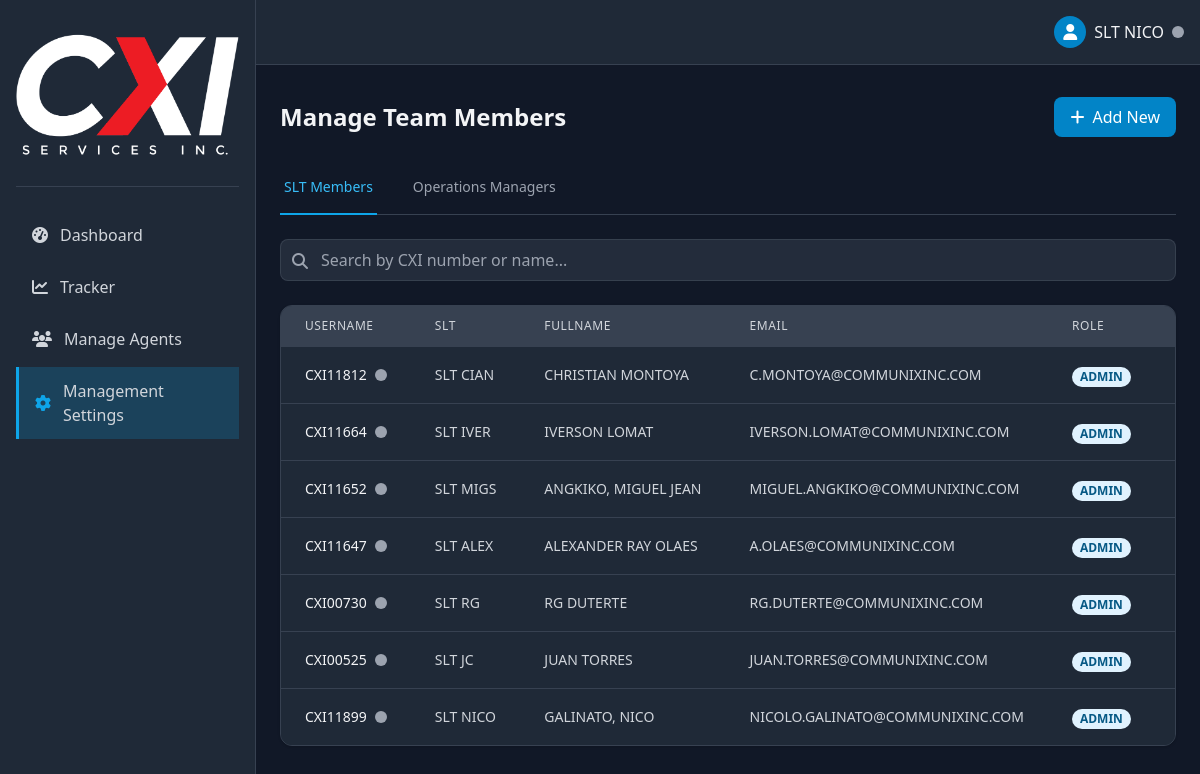
/admin/users.php?tab=users (signed in), run on the app's committed database.
### tables this page shows
CREATE TABLE `users` (
  `id` int(11) NOT NULL,
  `username` varchar(50) NOT NULL,
  `fullname` varchar(100) NOT NULL,
  `sub_name` varchar(50) NOT NULL,
  `password` varchar(255) NOT NULL,
  `slt_email` varchar(100) NOT NULL,
  `created_at` timestamp NOT NULL DEFAULT current_timestamp(),
  `login_attempts` int(11) DEFAULT 0,
  `last_failed_login` timestamp NULL DEFAULT NULL,
  `locked_until` timestamp NULL DEFAULT NULL,
  `role` enum('user','admin') DEFAULT 'admin',
  `is_active` tinyint(1) NOT NULL DEFAULT 1,
  `last_activity` timestamp NULL DEFAULT NULL
);

### admin/partials/users_table.php (the view, shortened to what this page needs)
<?php
require_once __DIR__ . '/../../includes/functions.php';
$page = isset($_POST['page']) ? (int)$_POST['page'] : (isset($_GET['page']) ? (int)$_GET['page'] : 1);
$type = isset($_POST['type']) ? $_POST['type'] : (isset($_GET['tab']) ? $_GET['tab'] : 'users');
$page = max($page, 1);
$table = 'users';
$idColumn = 'id';
$perPage = 10;
$searchQuery = '';
try {
    $countStmt = $pdo->prepare("SELECT COUNT(*) FROM $table $searchQuery");
    $countStmt->execute();
    $totalRecords = $countStmt->fetchColumn();
} catch (PDOException $e) {
    $totalRecords = 0;
}
$totalPages = ceil($totalRecords / $perPage);
$page = min($page, $totalPages);
$offset = ($page - 1) * $perPage;
try {
    $query = "SELECT * FROM $table $searchQuery ORDER BY created_at DESC LIMIT :limit OFFSET :offset";
    $stmt = $pdo->prepare($query);
    $stmt->bindValue(':limit', $perPage, PDO::PARAM_INT);
    $stmt->bindValue(':offset', $offset, PDO::PARAM_INT);
    $stmt->execute();
    $records = $stmt->fetchAll();
} catch (PDOException $e) {
    $records = [];
}
?>
<div class="bg-gray-800 rounded-xl border border-gray-700 overflow-hidden shadow">
    <div class="overflow-x-auto">
        <table class="min-w-full divide-y divide-gray-700">
            <thead class="bg-gray-700">
                <tr>
                    <?php if ($type === 'users'): ?>
                        <th scope="col" class="px-6 py-3 text-left text-xs font-medium text-gray-300 uppercase tracking-wider">Username</th>
                        <th scope="col" class="px-6 py-3 text-left text-xs font-medium text-gray-300 uppercase tracking-wider">SLT</th>
                        <th scope="col" class="px-6 py-3 text-left text-xs font-medium text-gray-300 uppercase tracking-wider">Fullname</th>
                        <th scope="col" class="px-6 py-3 text-left text-xs font-medium text-gray-300 uppercase tracking-wider">Email</th>
                        <th scope="col" class="px-6 py-3 text-left text-xs font-medium text-gray-300 uppercase tracking-wider">Role</th>
                    <?php endif; ?>
                    <th scope="col" class="px-6 py-3 text-left text-xs font-medium text-gray-300 uppercase tracking-wider">Created At</th>
                </tr>
            </thead>
            <tbody class="bg-gray-800 divide-y divide-gray-700">
                <?php if (empty($records)): ?>
                    <tr>
                        <td colspan="<?= $type === 'users' ? 8 : 7 ?>" class="px-6 py-4 text-center text-gray-400">
                            No records found
                        </td>
                    </tr>
                <?php else: ?>
                    <?php foreach ($records as $record): ?>
                    <tr class="hover:bg-gray-700/50">
                        <?php if ($type === 'users'): ?>
                            <td class="px-6 py-4 whitespace-nowrap">
                                <div class="flex items-center">
                                    <div class="text-sm font-medium text-gray-100" style="text-transform: uppercase;"><?= htmlspecialchars($record['username']) ?></div>
                                    <?php if ($type === 'users'): ?>
                                        <span class="ml-2 relative flex h-3 w-3">
                                            <span class="relative inline-flex rounded-full h-3 w-3 bg-gray-400 online-status" data-user-id="<?= $record[$idColumn] ?>"></span>
                                        </span>
                                    <?php endif; ?>
                                </div>
                            </td>
                            <td class="px-6 py-4 whitespace-nowrap">
                                <div class="text-sm text-gray-300"><?= htmlspecialchars($record['sub_name']) ?></div>
                            </td>
                            <td class="px-6 py-4 whitespace-nowrap">
                                <div class="text-sm text-gray-300"><?= htmlspecialchars($record['fullname']) ?></div>
                            </td>
                            <td class="px-6 py-4 whitespace-nowrap">
                                <div class="text-sm text-gray-300" style="text-transform: uppercase;"><?= htmlspecialchars($record['slt_email']) ?></div>
                            </td>
                            <td class="px-6 py-4 whitespace-nowrap">
                                <span class="px-2 inline-flex text-xs leading-5 font-semibold rounded-full <?= $record['role'] === 'admin' ? 'bg-primary-100 text-primary-800' : 'bg-green-100 text-green-800' ?>" style="text-transform: uppercase;">
                                    <?= ucfirst($record['role']) ?>
                                </span>
                            </td>
                        <?php endif; ?>
                        <td class="px-6 py-4 whitespace-nowrap text-sm text-gray-300">
                        </td>
                    </tr>
                    <?php endforeach; ?>
                <?php endif; ?>
            </tbody>
        </table>
    </div>
</div>

### components/layout.php (shortened to what this page needs)
<?php
function renderHead($title) {
    ?>
    <!DOCTYPE html>
    <html lang="en" class="dark">
    <head>
        <script src="https://cdn.tailwindcss.com"></script>
        <link rel="stylesheet" href="https://cdnjs.cloudflare.com/ajax/libs/font-awesome/6.4.0/css/all.min.css">
    </head>
    <body class="bg-gray-900 text-gray-100 min-h-screen flex flex-col">
    <?php
}
function renderNavbar() {
    ?>
    <nav class="bg-gray-800 border-b border-gray-700">
        <div class="px-4 py-3 flex justify-between items-center">
            <div class="flex items-center space-x-4">
                <button id="sidebarToggle" class="text-gray-400 hover:text-white focus:outline-none">
                </button>
                <div class="flex items-center">
                    <span class="text-xl font-semibold">CXI Admin</span>
                </div>
            </div>
            <div class="flex items-center space-x-4">
                <div class="relative">
                    <button id="userMenuButton" class="flex items-center space-x-2 focus:outline-none">
                        <div class="w-8 h-8 rounded-full bg-primary-600 flex items-center justify-center">
                            <i class="fas fa-user text-white"></i>
                        </div>
                        <span class="hidden md:inline"><?= htmlspecialchars($_SESSION['nickname']); ?></span>
                        <span class="relative inline-flex rounded-full h-3 w-3 bg-gray-400 online-status" data-user-id="<?= $_SESSION['user_id'] ?>"></span>
                    </button>
                </div>
            </div>
        </div>
    </nav>
    <?php
}
function renderSidebar($activePage = 'dashboard') {
    ?>
    <aside id="sidebar" class="bg-gray-800 w-64 fixed h-full border-r border-gray-700 transition-all duration-300 z-40 -translate-x-full md:translate-x-0">
        <div class="p-4">
            <div class="flex items-center space-x-4">
                <div class="flex items-center">
                    <img src="../assets/cxi.png" alt="CXI Logo" class=" mr-2">
                </div>
            </div>
            <div class="border-t border-gray-700 my-4"></div>
            <div class="space-y-1 mt-6">
                <a href="dashboard.php" class="sidebar-item flex items-center px-4 py-3 text-gray-300 hover:text-white <?= $activePage === 'dashboard' ? 'active' : '' ?>">
                    <i class="sidebar-icon fas fa-tachometer-alt mr-3"></i>
                    <span>Dashboard</span>
                </a>
                <a href="#" class="sidebar-item flex items-center px-4 py-3 text-gray-300 hover:text-white <?= $activePage === '#' ? 'active' : '' ?>">
                    <i class="sidebar-icon fas fa-chart-line mr-3"></i>
                    <span>Tracker</span>
                </a>
                <a href="employees.php" class="sidebar-item flex items-center px-4 py-3 text-gray-300 hover:text-white <?= $activePage === 'employees' ? 'active' : '' ?>">
                    <i class="sidebar-icon fas fa-users mr-3"></i>
                    <span>Manage Agents</span>
                </a>
                <a href="users.php" class="sidebar-item flex items-center px-4 py-3 text-gray-300 hover:text-white <?= $activePage === 'users' ? 'active' : '' ?>">
                    <i class="sidebar-icon fas fa-cog mr-3"></i>
                    <span>Management Settings</span>
                </a>
            </div>
        </div>
    </aside>
    <?php
}
function renderFooter() {
    ?>
    </body>
    </html>
    <?php
}
?>

### admin/users.php (shortened to what this page needs)
<?php
require_once '../includes/functions.php';
require_once '../components/layout.php';
renderHead('Manage SLT');
renderNavbar();
renderSidebar('users');
$currentTab = isset($_GET['tab']) ? $_GET['tab'] : 'users';
?>
<div class="md:ml-64 pt-2 min-h-screen">
    <main class="p-6">
        <div class="flex justify-between items-center mb-6">
            <h1 class="text-2xl font-bold">Manage Team Members</h1>
            <a href="profile.php?action=create&type=<?= $currentTab ?>" class="bg-primary-600 hover:bg-primary-700 text-white px-4 py-2 rounded-lg flex items-center">
                <i class="fas fa-plus mr-2"></i> Add New
            </a>
        </div>
        <div class="border-b border-gray-700 mb-6">
            <nav class="-mb-px flex space-x-8">
                <a href="?tab=users" class="<?= $currentTab === 'users' ? 'border-primary-500 text-primary-400' : 'border-transparent text-gray-400 hover:text-gray-300' ?> whitespace-nowrap py-4 px-1 border-b-2 font-medium text-sm">
                    SLT Members
                </a>
                <a href="?tab=operations" class="<?= $currentTab === 'operations' ? 'border-primary-500 text-primary-400' : 'border-transparent text-gray-400 hover:text-gray-300' ?> whitespace-nowrap py-4 px-1 border-b-2 font-medium text-sm">
                    Operations Managers
                </a>
            </nav>
        </div>
        <div class="mb-6">
            <div class="relative flex-grow">
                <input type="text" id="searchInput"
                       class="w-full pl-10 pr-4 py-2 bg-gray-700/50 border border-gray-600/50 rounded-lg text-gray-200"
                       placeholder="Search by CXI number or name...">
                <div class="absolute left-3 top-2.5 text-gray-400">
                    <i class="fas fa-search"></i>
                </div>
            </div>
        </div>
        <div id="usersTableContainer">
            <?php include 'partials/users_table.php'; ?>
        </div>
    </main>
</div>
<?php renderFooter(); ?>

### components/layout.php (style rules this page uses)
.sidebar-item.active { background-color: rgba(14, 165, 233, 0.2); border-left: 3px solid #0ea5e9; }
.sidebar-item.active .sidebar-icon { color: #0ea5e9; }

### data on the page
users: username "CXI11812", sub_name "SLT CIAN", fullname "CHRISTIAN MONTOYA", slt_email "C.MONTOYA@COMMUNIXINC.COM", role "ADMIN"
users: username "CXI11664", sub_name "SLT IVER", fullname "IVERSON LOMAT", slt_email "IVERSON.LOMAT@COMMUNIXINC.COM", role "ADMIN"
users: username "CXI11652", sub_name "SLT MIGS", fullname "ANGKIKO, MIGUEL JEAN", slt_email "MIGUEL.ANGKIKO@COMMUNIXINC.COM", role "ADMIN"
users: username "CXI11647", sub_name "SLT ALEX", fullname "ALEXANDER RAY OLAES", slt_email "A.OLAES@COMMUNIXINC.COM", role "ADMIN"
users: username "CXI00730", sub_name "SLT RG", fullname "RG DUTERTE", slt_email "RG.DUTERTE@COMMUNIXINC.COM", role "ADMIN"
users: username "CXI00525", sub_name "SLT JC", fullname "JUAN TORRES", slt_email "JUAN.TORRES@COMMUNIXINC.COM", role "ADMIN"
users: username "CXI11899", sub_name "SLT NICO", fullname "GALINATO, NICO", slt_email "NICOLO.GALINATO@COMMUNIXINC.COM", role "ADMIN"

### other printed values
$_SESSION['nickname'] "SLT NICO"
